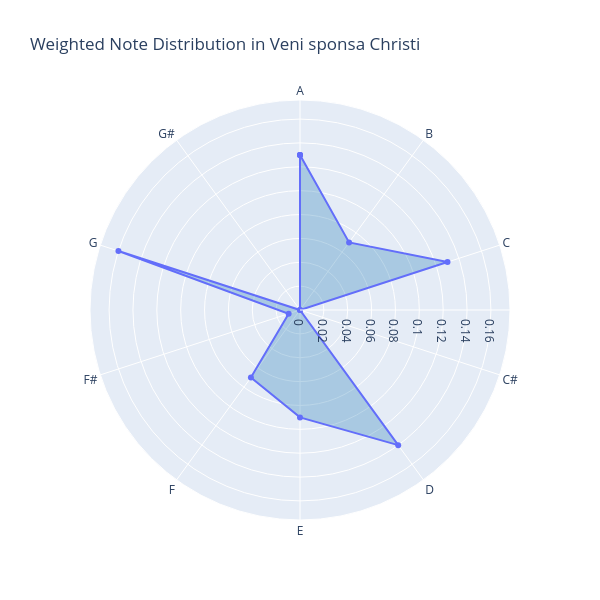

Notebook source saved alongside this figure:
### Code cell
# set title and size
chart_title = 'Weighted Note Distribution in ' + piece.metadata['title']
height = 600
width = 600

# to close the diagram, we add the first row again at the end:
note_dur_sums.iloc[-1] = note_dur_sums.iloc[0]
note_dur_sums

# Single piece plot
fig = px.line_polar(
    note_dur_sums,
    r='scaled',
    theta='pitch_class',
    category_orders={'pitch': pitch_class_order},
    line_close=True,
    range_r=[0, note_dur_sums['scaled'].max() * 1.1],
    markers=True,
    title = chart_title,
    height=height,
    width=width
    
)

fig.update_traces(
    fill='toself',
    fillcolor='rgba(31, 119, 180, 0.3)',
    line=dict(width=2))

fig.show()  

# Save the figure as an interactive HTML file
fig.write_html("weighted_notes.html")

### Figure 1 — Plotly figure (JSON) as saved in the notebook; plotly's stock layout.template omitted (floating-point values rounded to 4 significant figures)
{"data": [{"fill": "toself", "fillcolor": "rgba(31, 119, 180, 0.3)", "hovertemplate": "scaled=%{r}<br>pitch_class=%{theta}<extra></extra>", "legendgroup": "", "line": {"color": "#636efa", "dash": "solid", "width": 2}, "marker": {"symbol": "circle"}, "mode": "lines+markers", "name": "", "r": [0.13, 0.07, 0.13, 0, 0.14, 0.09, 0.07, 0.01, 0.16, 0, 0.13, 0.13], "showlegend": false, "subplot": "polar", "theta": ["A", "B", "C", "C#", "D", "E", "F", "F#", "G", "G#", "A", "A"], "type": "scatterpolar"}], "layout": {"height": 600, "legend": {"tracegroupgap": 0}, "polar": {"angularaxis": {"direction": "clockwise", "rotation": 90}, "domain": {"x": [0, 1], "y": [0, 1]}, "radialaxis": {"range": [0, 0.176]}}, "title": {"text": "Weighted Note Distribution in Veni sponsa Christi"}, "width": 600}}
